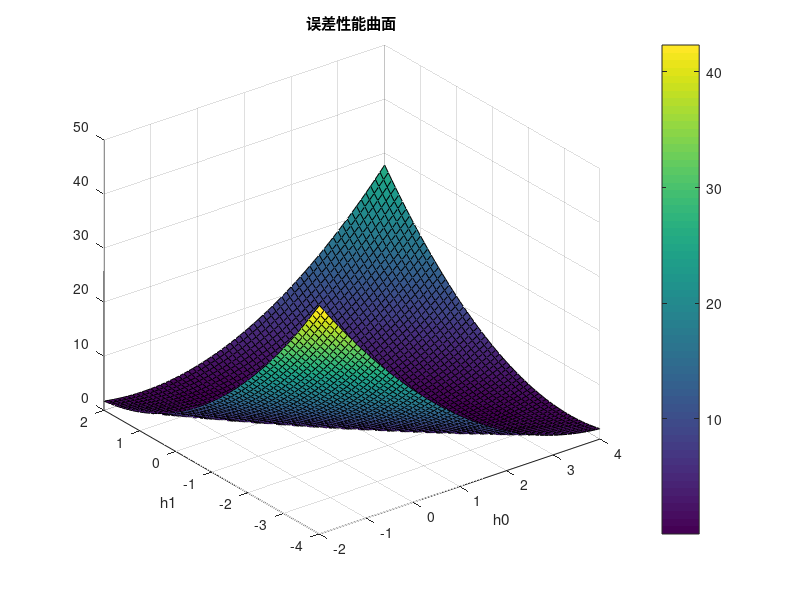
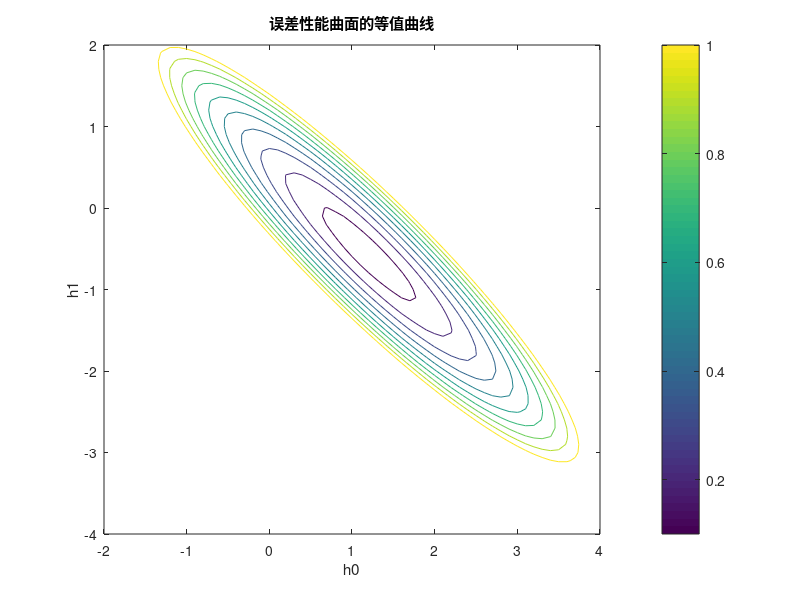
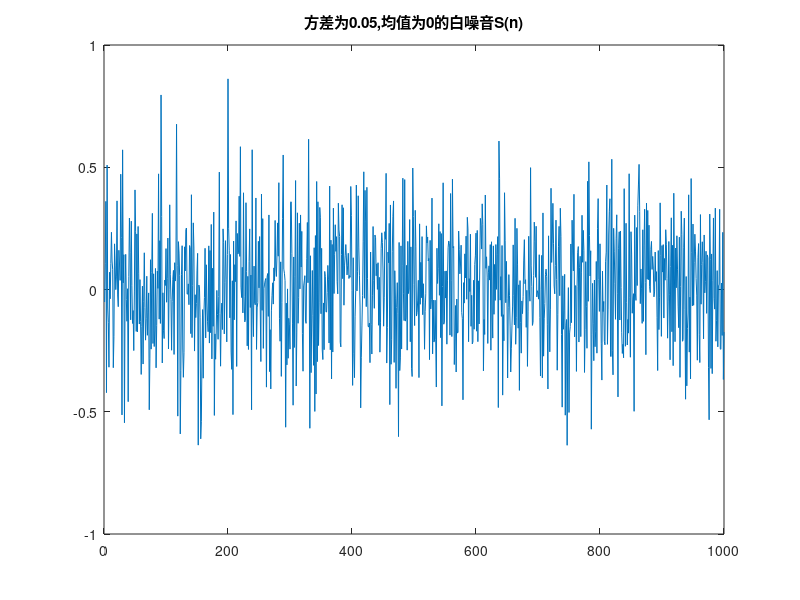
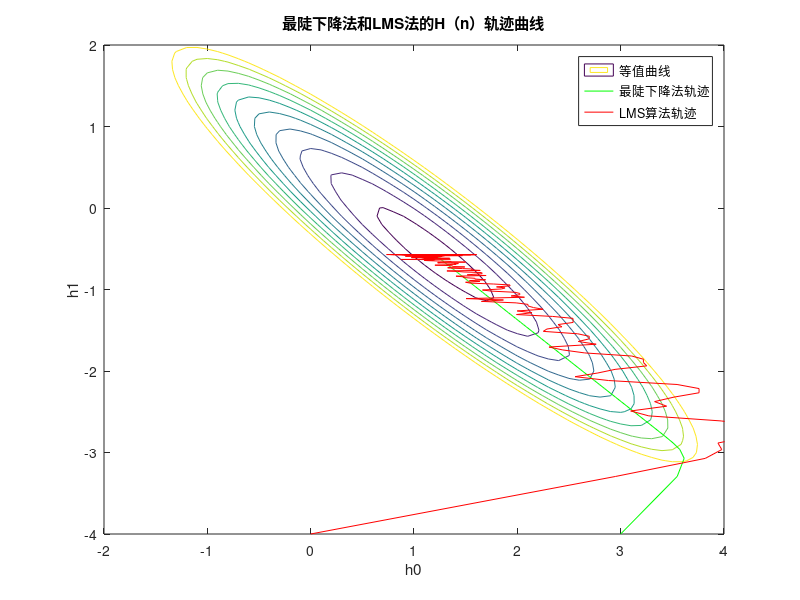

Reproduce these figures in MATLAB, in order. (Note: this script raises an error after producing the figures.)
% 1.画误差性能曲面和等值曲线

% 生成网格
[h0,h1] = meshgrid(-2:0.1:4, -4:0.1:2);

% 误差函数公式
J=0.55+h0.*h0+h1.*h1+2*cos(pi/8)*h1.*h0-sqrt(2)*h0*cos(pi/10)-sqrt(2)*h1*cos(9*pi/40);

% 画误差性能曲面
figure(1);
surf(h0,h1,J); % surf()画曲面图
xlabel('h0');
ylabel('h1');
title('误差性能曲面');
colorbar;

% 画误差性能曲面的等值曲线
figure(2);
v = 0:0.1:1; % 层级
contour(h0,h1,J,v); % contour()画等高线图
xlabel('h0');
ylabel('h1');
title('误差性能曲面的等值曲线');
colorbar;

% 3.方差为0.05,均值为0的白噪音S(n)

figure(3);
n = 1:1000;
s(n) = sqrt(0.05) * randn(1,length(n)); % randn()生成白噪声
plot(s);
axis([0 1000 -1 1]);
title('方差为0.05,均值为0的白噪音S(n)');

% 4.在等值曲线上叠加最陡下降法和LMS法的H(n)轨迹曲线

% 设置初值
N = 1000; % 信号点数
n = 1:N;
x = sqrt(2)*sin(2*pi*n/16); % 输入信号
s = sqrt(0.05)*randn(1,N); % 白噪声
y = s(n) + sin(2*pi*n/16+pi/10); % 叠加白噪声后的期望输出信号
k = 2; % 滤波器阶数
delta = 0.4; % 步长

% 进行两种算法的迭代
% 最陡下降法
H1 = zeros(2,N); 
H1(:,1) = [3 -4]';
Vg = [-2.7362 -3.5320]';
Rxx = [[1 0.9239]',[0.9239 1]'];
ryx = [0.6725 0.5377]';
for i = 1 : N-1
      Vg = 2 * Rxx * H1(:,i) - 2 * ryx;
      H1(:,i+1) = H1(:,i) - 1/2 * delta * Vg;
end

% LMS算法
H2 = zeros(2,N);
h = [3 -4]';
for i = 2 : N
   u = x(i:-1:i-1);
   e = y(i) - u * h;
   h = h + delta * e * u';
   H2(:,i) = h;
end

% 画图
figure(4);
contour(h0,h1,J,v); % 画等值曲线
xlabel('h0');
ylabel('h1');
hold on;
plot(H1(1,:),H1(2,:),'g');
plot(H2(1,:),H1(2,:),'r');
title('最陡下降法和LMS法的H（n）轨迹曲线');
legend('等值曲线','最陡下降法轨迹','LMS算法轨迹');

% 5.LMS法时J(n)和e(n)波形，及迭代100次后J(n)平均值随时间n的变化曲线

clear all;
k = 2; % 滤波器阶数
delta = 0.4; % 步长
N= 500; % 信号点数
enn = zeros(1,N-k+1); % 单次J(n)=e(n)^2
en0 = zeros(1,N-k+1); % 单次e(n)
ejn = zeros(1,N-k+1,100); % 100次J(n)

% 100次
for j = 1:100
    n = 1:N;
    s=sqrt(0.05)*randn(1,N);
    y=s(n)+sin(2*pi*n/16+pi/10);
    x=sqrt(2)*sin(2*pi*n/16);
    h=[3 -4]';
    for i = k:N
        u = x(i:-1:i-1);
        en = y(i)-u*h;
        h = h + delta*en*u';  
        en0(i-k+1) = en;
        enn(i-k+1) = en^2;
        ejn(:,i-k+1,j) = en^2;
    end
end

% 计算100次后J(n)的平均值
for i = 1:N-k+1
   jn(i) = sum(ejn(1,i,:)) / 100;
end

% 画图
figure(5);
plot(enn);
title('LMS算法,单次实现下的J(n)');
figure(6);
plot(en0);
title('LMS算法,单次实现下的e(n)');
figure(7);
plot(jn);
title('LMS算法,迭代100次后的平均J(n)');

% 6.在1的等值曲线上叠加LMS法100次H(n)平均值的轨迹曲线

clear all;
N=1000; % 信号点数
k=2; % 滤波器阶数
delta=0.4; % 步长

hn1(:,1)=[3 -4]';
hh=zeros(2,N,100);

for j=1:100
    n=1:N;
    x=sqrt(2)*sin(2*pi*n/16);
    s=sqrt(0.05)*randn(1,N);
    y=s(n)+sin(2*pi*n/16+pi/10); 
    % 最陡下降法
    hn=zeros(2,N);
    hn(:,1)=[3 -4]';
    vg=[-2.7362 -3.5320]';
    Rxx=[[1 0.9239]',[0.9239 1]'];
    Ryx=[0.6725 0.5377]';
    echo off;
    for i=1:N-1 
        vg=2*Rxx*hn(:,i)-2*Ryx;
        hn(:,i+1)=hn(:,i)-1/2*delta*vg;
    end
    % LMS算法
    hm=zeros(2,N);
    h=[3 -4]';
    hm(:,1)=[3 -4]';
    for i=k:N 
        u=x(i:-1:i-1);
        en=y(i)-u*h;
        h=h+delta*en*u';
        hm(:,i)=h;
        hh(:,i,j)=h;
    end
end

% 求100次的均值
for i=1:N-k+1 
    hn1(1,i+1)=sum(hh(1,i+1,:))/100;
    hn1(2,i+1)=sum(hh(2,i+1,:))/100;
end

% 画图
figure(8);
[h0,h1]=meshgrid(-2:.1:4,-4:.1:2);
J = 0.55+h0.*h0+h1.*h1+2*cos(pi/8)*h1.*h0-sqrt(2)*h0*cos(pi/10)-sqrt(2)*h1*cos(9*pi/40);
v=0:0.1:1;
contour(h0,h1,J,v);
xlabel('h0');
ylabel('h1');
hold on;
plot(hn(1,:),hn(2,:),'r'); % 最陡下降法
plot(hn1(1,:),hn1(2,:),'b'); % LMS法100次平均轨迹
title('在1的等值曲线上叠加LMS法100次H(n)平均值的轨迹曲线');
legend('等值曲线','最陡下降法','LMS法100次平均');


